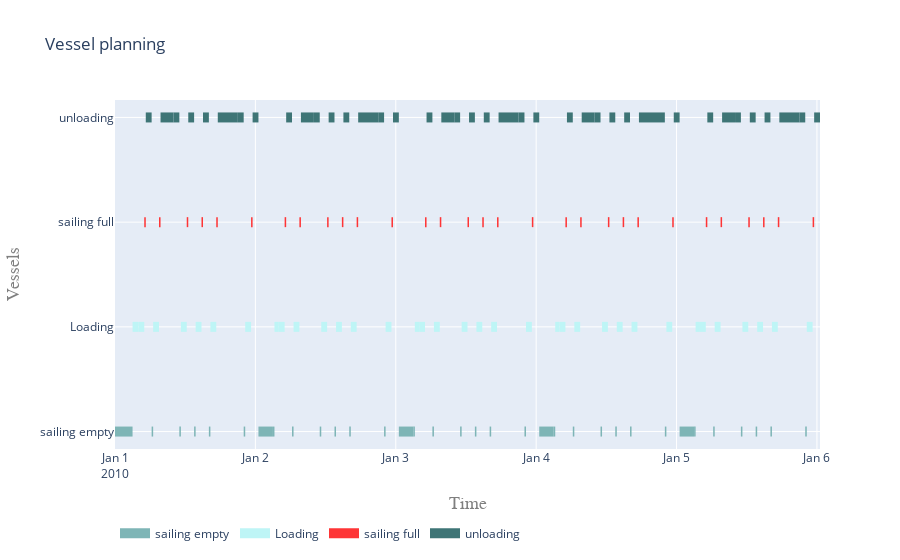

This figure's notebook cell:
### Code cell
plot.vessel_planning(single_run)

### Figure 1 — Plotly figure (JSON) as saved in the notebook; plotly's stock layout.template omitted (floating-point values rounded to 4 significant figures; data arrays with more than 128 entries replaced by an {"elided": "..."} marker saying what was removed)
{"data": [{"connectgaps": false, "hoverinfo": "y+name", "line": {"color": "rgb(126,181,182)", "width": 10}, "mode": "lines", "name": "sailing empty", "type": "scatter", "x": {"elided": "175 str values"}, "y": {"elided": "175 str values"}}, {"connectgaps": false, "hoverinfo": "y+name", "line": {"color": "rgb(190,245,246)", "width": 10}, "mode": "lines", "name": "Loading", "type": "scatter", "x": {"elided": "175 str values"}, "y": {"elided": "175 str values"}}, {"connectgaps": false, "hoverinfo": "y+name", "line": {"color": "rgb(254,53,54)", "width": 10}, "mode": "lines", "name": "sailing full", "type": "scatter", "x": {"elided": "150 str values"}, "y": {"elided": "150 str values"}}, {"connectgaps": false, "hoverinfo": "y+name", "line": {"color": "rgb(62,117,118)", "width": 10}, "mode": "lines", "name": "unloading", "type": "scatter", "x": {"elided": "200 str values"}, "y": {"elided": "200 str values"}}], "layout": {"hovermode": "closest", "legend": {"orientation": "h", "x": 0, "y": -0.2}, "title": {"text": "Vessel planning"}, "xaxis": {"range": ["2010-01-01T00:00:00", "2010-01-06T00:31:25.649182"], "title": {"font": {"color": "#7f7f7f", "family": "Courier New, monospace", "size": 18}, "text": "Time"}}, "yaxis": {"title": {"font": {"color": "#7f7f7f", "family": "Courier New, monospace", "size": 18}, "text": "Vessels"}}}}
